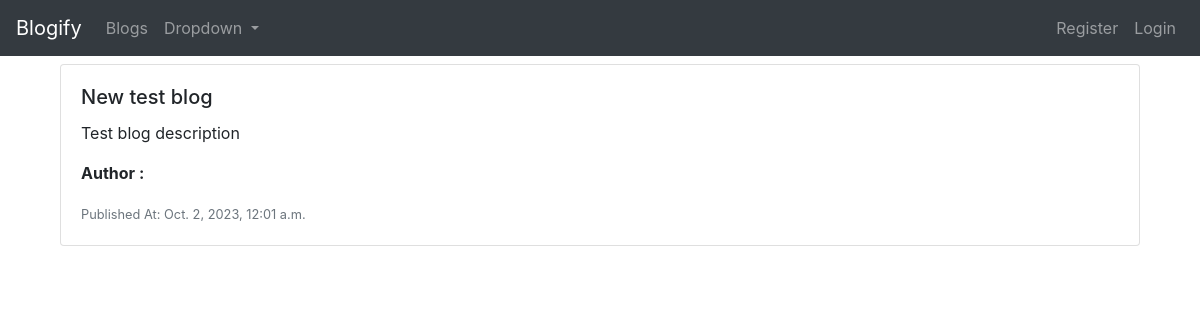
The app's page /, older data.
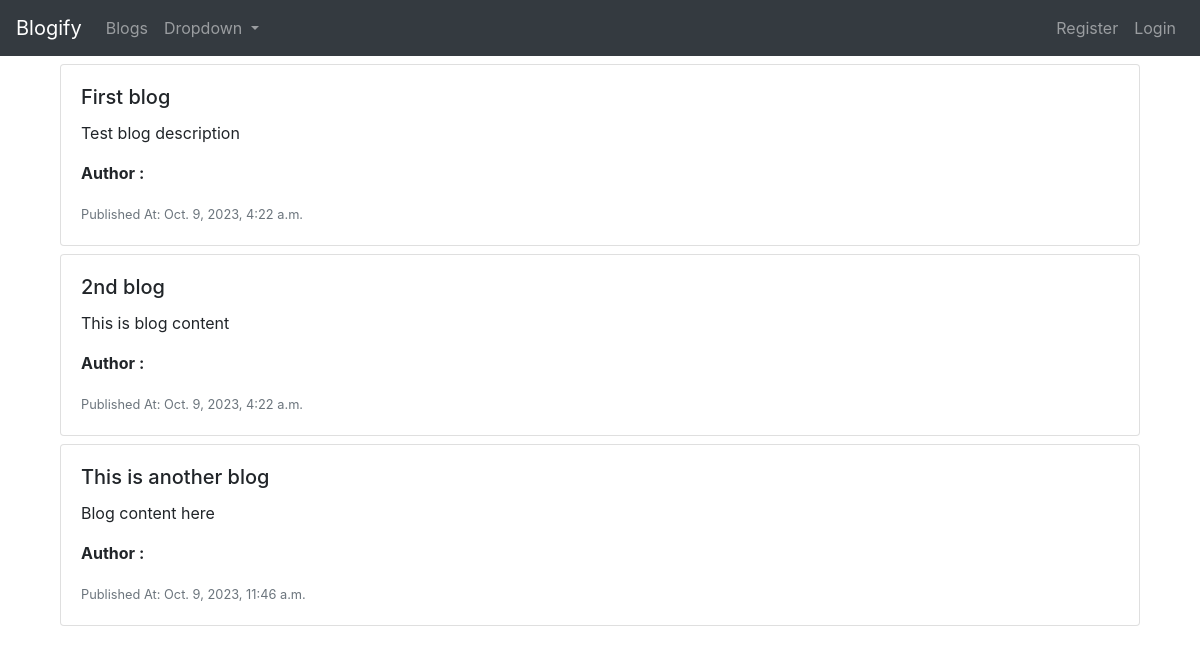
The same page, newer data.
### blog/models.py (models this page shows, shortened)
class Blog(models.Model):
  title = models.CharField(
    max_length=100,
    validators=[validators.MinLengthValidator(3)]
  )
  content = models.TextField(validators=[validators.MinLengthValidator(5)])
  published_at = models.DateTimeField(auto_now=True)
  user = models.ForeignKey(User, on_delete=models.CASCADE, default=None)

### blog/views.py (the view)
# urls.py: path('', views.index, name='blogs_index'),
def index(request):
  blogs = Blog.objects.all()
  context = {
    'blogs': blogs
  }
  template = 'blog/index.html'
  return render(request, template, context)

### blog/templates/blog/index.html (shortened to what this page needs)
{% extends 'blog/base.html' %}
{% block main-content %}
<div class="container">
  {% if blogs %}
    {% for blog in blogs %}
      <div class="row my-2">
        <div class="col-12">
          <div class="card w-100">
            <div class="card-body">
              <h5 class="card-title">{{ blog.title }}</h5>
              <p class="card-text">{{ blog.content }}</p>
              <p class="card-text"><strong>Author : </strong> {{ blog.user }}</p>
              <p class="card-text"><small class="text-muted">Published At: {{blog.published_at}}</small></p>
            </div>
          </div>
        </div>
      </div>
    {% endfor %}
  {% else %}
    <div class="row">
      <div class="col-12 text-center mt-5">
          <p>No blog post available</p>
      </div>
    </div>
  {% endif %}
</div>
{% endblock %}

### blog/templates/blog/base.html (shortened to what this page needs)
<!doctype html>
<html lang="en">
  <head>
    <link rel="stylesheet" href="https://cdn.jsdelivr.net/npm/bootstrap@4.4.1/dist/css/bootstrap.min.css">
  </head>
  <body>
    <nav class="navbar navbar-expand-lg navbar-dark bg-dark">
      <a class="navbar-brand" href="#">Blogify</a>
      <div class="collapse navbar-collapse" id="navbarSupportedContent">
        <ul class="navbar-nav mr-auto">
          <li class="nav-item">
            <a class="nav-link" href="{% url 'blogs_index' %}">Blogs</a>
          </li>
          <li class="nav-item dropdown">
            <a class="nav-link dropdown-toggle" href="#" id="navbarDropdown" role="button" data-toggle="dropdown" aria-haspopup="true" aria-expanded="false">
              Dropdown
            </a>
          </li>
        </ul>
        <div class="form-inline my-2 my-lg-0">
          <ul class="navbar-nav">
            {% if request.user.is_authenticated %}
            <li class="nav-item dropdown">
              <a class="nav-link dropdown-toggle" href="#" id="navbarDropdown" role="button" data-toggle="dropdown" aria-haspopup="true" aria-expanded="false">
                {{ request.user }}
              </a>
              <div class="dropdown-menu" aria-labelledby="navbarDropdown">
                <a class="dropdown-item" href="{% url 'change_password' %}">Change Password</a>
              </div>
            </li>
            <li class="nav-item">
              <a class="nav-link" href="{% url 'logout' %}">Logout</a>
            </li>
            {% else %}
            <li class="nav-item">
              <a class="nav-link" href="{% url 'registration' %}">Register</a>
            </li>
            <li class="nav-item">
              <a class="nav-link" href="{% url 'login' %}">Login</a>
            </li>
            {% endif %}
          </ul>
        </div>
      </div>
    </nav>
    <div class="container">
      {% block main-content %}
      {% endblock %}
    </div>
  </body>
</html>

Row changes from the older to the newer data that the page shows:
changed Blog "Test blog description": title "New test blog" → "First blog"; published_at "Oct. 2, 2023, 12:01 a.m." → "Oct. 9, 2023, 4:22 a.m."
added Blog: title "2nd blog", content "This is blog content", published_at "Oct. 9, 2023, 4:22 a.m."
added Blog: title "This is another blog", content "Blog content here", published_at "Oct. 9, 2023, 11:46 a.m."
